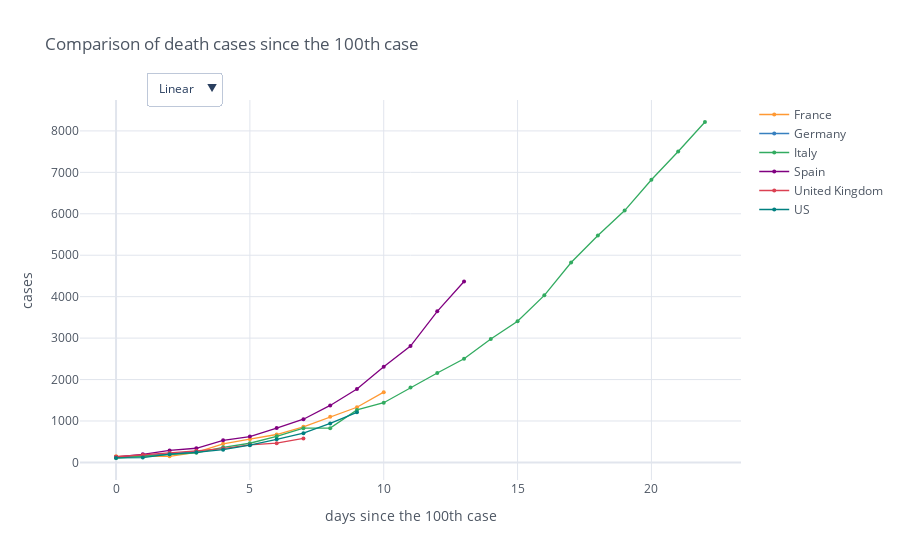

The code cell stored with this chart in its notebook:
### Code cell
min_value = 100
fig_deaths = mp.iplot_sync_plot(death_cases_countries, min_value=min_value, title='Comparison of death cases since the ' + str(min_value) + 'th case', size=4, yTitle='cases', mode='lines+markers', asFigure=True)
fig_deaths.show()

### Figure 1 — Plotly figure (JSON) as saved in the notebook; plotly's stock layout.template omitted (floating-point values rounded to 4 significant figures)
{"data": [{"line": {"color": "rgba(255, 153, 51, 1.0)", "dash": "solid", "shape": "linear", "width": 1.3}, "marker": {"size": 4, "symbol": "circle"}, "mode": "lines+markers", "name": "France", "text": "", "type": "scatter", "x": [0, 1, 2, 3, 4, 5, 6, 7, 8, 9, 10, 11, 12, 13, 14, 15, 16, 17, 18, 19, 20, 21, 22], "y": [148.0, 148.0, 148.0, 243.0, 450.0, 562.0, 674.0, 860.0, 1100.0, 1331.0, 1696.0, "", "", "", "", "", "", "", "", "", "", "", ""]}, {"line": {"color": "rgba(55, 128, 191, 1.0)", "dash": "solid", "shape": "linear", "width": 1.3}, "marker": {"size": 4, "symbol": "circle"}, "mode": "lines+markers", "name": "Germany", "text": "", "type": "scatter", "x": [0, 1, 2, 3, 4, 5, 6, 7, 8, 9, 10, 11, 12, 13, 14, 15, 16, 17, 18, 19, 20, 21, 22], "y": [123.0, 157.0, 206.0, 267.0, "", "", "", "", "", "", "", "", "", "", "", "", "", "", "", "", "", "", ""]}, {"line": {"color": "rgba(50, 171, 96, 1.0)", "dash": "solid", "shape": "linear", "width": 1.3}, "marker": {"size": 4, "symbol": "circle"}, "mode": "lines+markers", "name": "Italy", "text": "", "type": "scatter", "x": [0, 1, 2, 3, 4, 5, 6, 7, 8, 9, 10, 11, 12, 13, 14, 15, 16, 17, 18, 19, 20, 21, 22], "y": [107, 148, 197, 233, 366, 463, 631, 827, 827, 1266, 1441, 1809, 2158, 2503, 2978, 3405, 4032, 4825, 5476, 6077, 6820, 7503, 8215]}, {"line": {"color": "rgba(128, 0, 128, 1.0)", "dash": "solid", "shape": "linear", "width": 1.3}, "marker": {"size": 4, "symbol": "circle"}, "mode": "lines+markers", "name": "Spain", "text": "", "type": "scatter", "x": [0, 1, 2, 3, 4, 5, 6, 7, 8, 9, 10, 11, 12, 13, 14, 15, 16, 17, 18, 19, 20, 21, 22], "y": [133.0, 195.0, 289.0, 342.0, 533.0, 623.0, 830.0, 1043.0, 1375.0, 1772.0, 2311.0, 2808.0, 3647.0, 4365.0, "", "", "", "", "", "", "", "", ""]}, {"line": {"color": "rgba(219, 64, 82, 1.0)", "dash": "solid", "shape": "linear", "width": 1.3}, "marker": {"size": 4, "symbol": "circle"}, "mode": "lines+markers", "name": "United Kingdom", "text": "", "type": "scatter", "x": [0, 1, 2, 3, 4, 5, 6, 7, 8, 9, 10, 11, 12, 13, 14, 15, 16, 17, 18, 19, 20, 21, 22], "y": [137.0, 177.0, 233.0, 281.0, 335.0, 422.0, 465.0, 578.0, "", "", "", "", "", "", "", "", "", "", "", "", "", "", ""]}, {"line": {"color": "rgba(0, 128, 128, 1.0)", "dash": "solid", "shape": "linear", "width": 1.3}, "marker": {"size": 4, "symbol": "circle"}, "mode": "lines+markers", "name": "US", "text": "", "type": "scatter", "x": [0, 1, 2, 3, 4, 5, 6, 7, 8, 9, 10, 11, 12, 13, 14, 15, 16, 17, 18, 19, 20, 21, 22], "y": [108.0, 118.0, 200.0, 244.0, 307.0, 417.0, 557.0, 706.0, 942.0, 1209.0, "", "", "", "", "", "", "", "", "", "", "", "", ""]}], "layout": {"legend": {"bgcolor": "#FFFFFF", "font": {"color": "#4D5663"}}, "paper_bgcolor": "#FFFFFF", "plot_bgcolor": "#FFFFFF", "title": {"font": {"color": "#4D5663"}, "text": "Comparison of death cases since the 100th case"}, "updatemenus": [{"buttons": [{"args": [{"yaxis.type": "linear"}], "label": "Linear", "method": "relayout"}, {"args": [{"yaxis.type": "log"}], "label": "Log", "method": "relayout"}], "direction": "down", "pad": {"r": 10, "t": 10}, "showactive": true, "x": 0.1, "xanchor": "left", "y": 1.1, "yanchor": "top"}], "xaxis": {"gridcolor": "#E1E5ED", "showgrid": true, "tickfont": {"color": "#4D5663"}, "title": {"font": {"color": "#4D5663"}, "text": "days since the 100th case"}, "zerolinecolor": "#E1E5ED"}, "yaxis": {"gridcolor": "#E1E5ED", "showgrid": true, "tickfont": {"color": "#4D5663"}, "title": {"font": {"color": "#4D5663"}, "text": "cases"}, "zerolinecolor": "#E1E5ED"}}}
